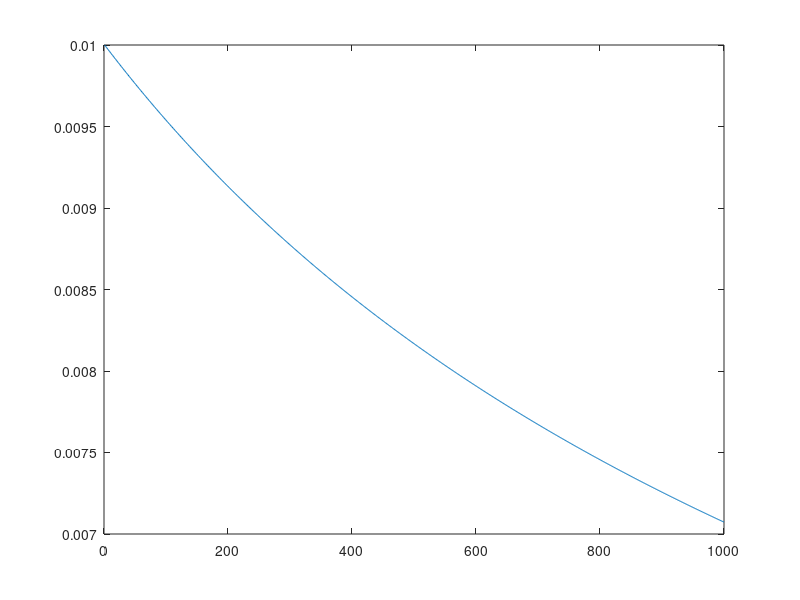

Write the MATLAB code that produced this figure.
close all
clear all
N = 1000;
x = ones(N,1);
x_est = ones(N,1);

sigma = 0.1;
x_var = 0.010^2;
x_var_vec = [x_var];


for i = 1:N-1
    K = x_var/(x_var+sigma);
    x_est(i+1) = x(i) + K*(x(i)-x_est(i));
    x_var = (1-K)*x_var;
    x_var_vec = [x_var_vec x_var];
end

plot(sqrt(x_var_vec))